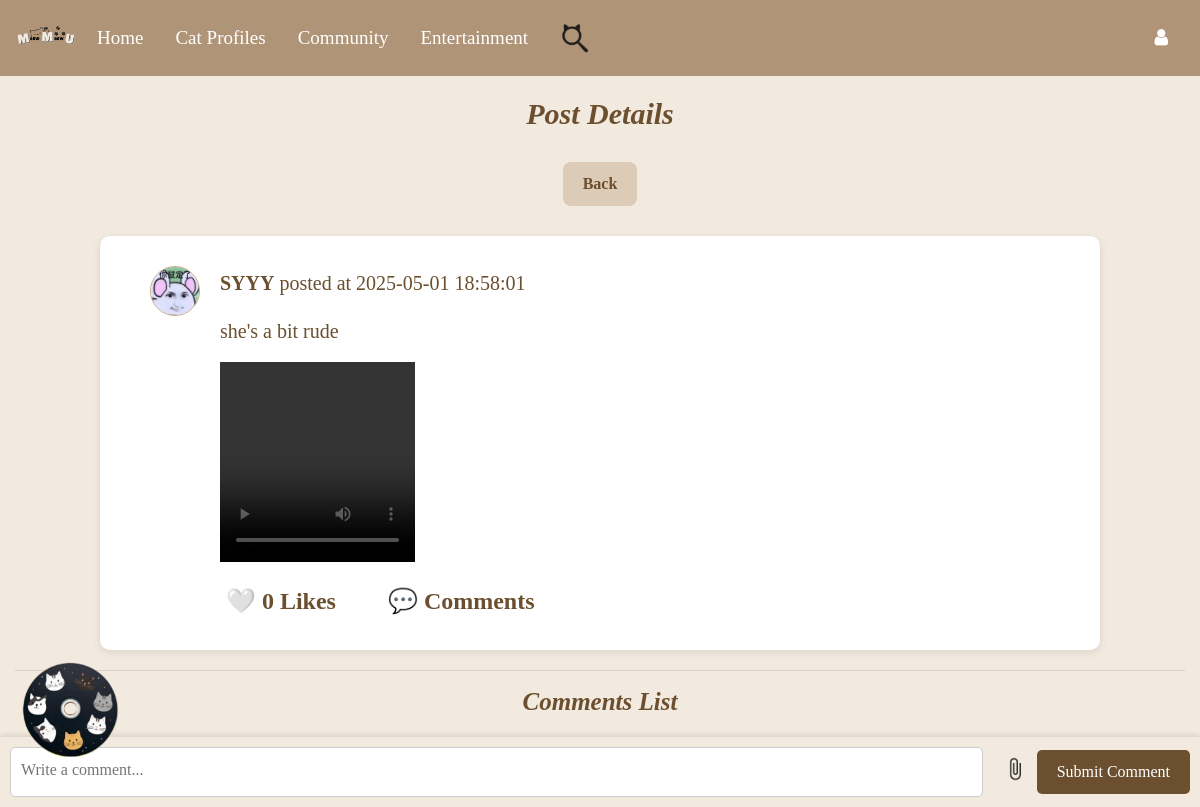
The app's page /view_post/1 (signed in), older data.
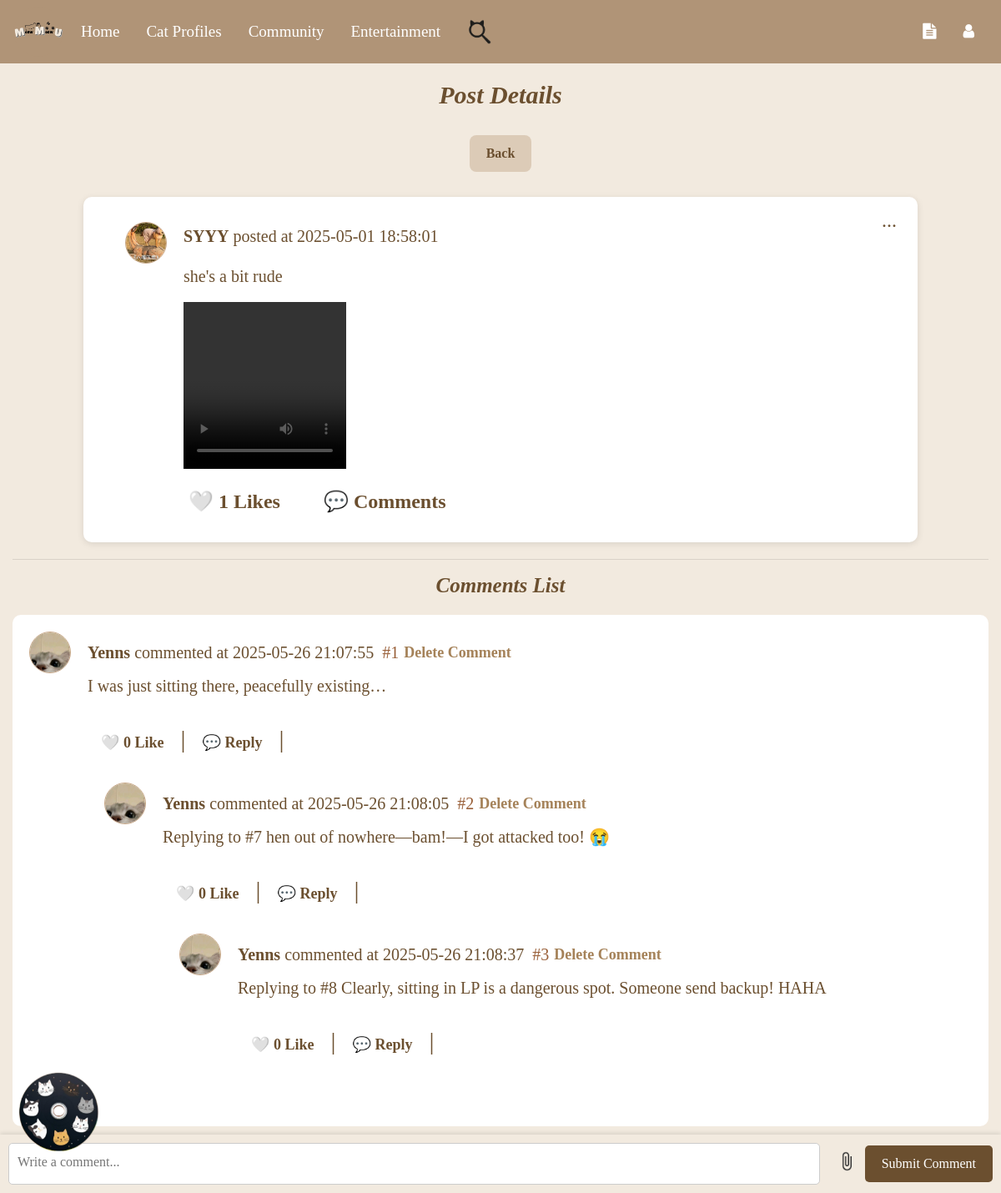
The same page, newer data.
### Website/models.py (models this page shows)
class User(db.Model, UserMixin):
    id = db.Column(db.Integer, primary_key=True)
    email = db.Column(db.String(150), unique=True, nullable=False)
    ps = db.Column(db.String(150), nullable=False)
    Name = db.Column(db.String(150), nullable=False)
    secret_answer = db.Column(db.String(150), nullable=False)
    notes = db.relationship("Note", backref="user", lazy=True, cascade="all, delete-orphan")
    stories = db.relationship("Story", backref="owner", lazy=True, cascade="all, delete-orphan")
    reports_made = db.relationship(
        "Report",
        back_populates="reporting_user",
        lazy=True,
        cascade="all, delete-orphan",
        foreign_keys="[Report.user_id]"
    )
    reports_received = db.relationship(
        "Report",
        back_populates="reported_user_profile",
        lazy=True,
        foreign_keys="[Report.user_profile_id]"
    )
    status = db.Column(db.String(100)) #user profile part
    birthday = db.Column(db.Date)
    mbti = db.Column(db.String(50))
    hobby = db.Column(db.String(100))
    bio = db.Column(db.Text)
    profile_picture = db.Column(db.String(255), default="default_profilepic.png")
    cover_photo = db.Column(db.String(255), default="default_cover.png")
    role = db.Column(db.String(50), default='user', nullable=False)
    level1_completed = db.Column(db.Boolean, default=False)
    privacy = db.Column(db.String(50), default="Public", nullable=False)

### tables this page shows
CREATE TABLE "post" (
	"post_id"	INTEGER,
	"user_id"	INTEGER,
	"content"	TEXT,
	"media_type"	TEXT,
	"media_url"	TEXT,
	"created_at"	TIMESTAMP DEFAULT CURRENT_TIMESTAMP,
	"updated_at"	TIMESTAMP DEFAULT CURRENT_TIMESTAMP,
	"cat_hashtag"	TEXT,
	PRIMARY KEY("post_id"),
	FOREIGN KEY("user_id") REFERENCES "user"("id") ON DELETE CASCADE
);

CREATE TABLE "comment" (
	"id"	INTEGER,
	"content"	TEXT NOT NULL,
	"media_url"	TEXT,
	"created_at"	datetime DEFAULT CURRENT_TIMESTAMP,
	"post_id"	INTEGER,
	"user_id"	INTEGER,
	"parent_id"	INTEGER,
	"floor"	INTEGER,
	PRIMARY KEY("id" AUTOINCREMENT),
	FOREIGN KEY("parent_id") REFERENCES "comment"("id") ON DELETE CASCADE,
	FOREIGN KEY("post_id") REFERENCES "post"("id") ON DELETE CASCADE,
	FOREIGN KEY("user_id") REFERENCES "user"("id") ON DELETE SET NULL
);

### Website/auth.py (the view)
@auth.route('/view_post/<int:post_id>')
def view_post(post_id):
    conn = get_db_connection()
    post = conn.execute('''
        SELECT
            post.*,
            user.name,
            user.profile_picture,
            (SELECT COUNT(*) FROM likes WHERE likes.post_id = post.post_id) AS like_count,
            CASE
                WHEN EXISTS (
                    SELECT 1 FROM likes
                    WHERE likes.post_id = post.post_id AND likes.user_id = ?
                ) THEN 1
                ELSE 0
            END AS liked_by_current_user
        FROM post
        JOIN user ON post.user_id = user.id
        WHERE post.post_id = ?
    ''', (
        current_user.id if current_user.is_authenticated else -1,
        post_id
    )).fetchone()
    comments = conn.execute('''
        SELECT
            comment.*,
            user.name AS name,
            user.profile_picture AS profile_picture,
            (SELECT COUNT(*) FROM comment_like WHERE comment_like.comment_id = comment.id) AS like_count,
            CASE
                WHEN EXISTS (
                    SELECT 1 FROM comment_like
                    WHERE comment_like.comment_id = comment.id AND comment_like.user_id = ?
                ) THEN 1
                ELSE 0
            END AS liked_by_current_user
        FROM comment
        JOIN user ON comment.user_id = user.id
        WHERE comment.post_id = ?
        ORDER BY comment.created_at DESC
    ''', (
        current_user.id if current_user.is_authenticated else -1,
        post_id
    )).fetchall()
    grouped_comments = {}
    for comment in comments:
        parent_id = comment['parent_id']
        if parent_id not in grouped_comments:
            grouped_comments[parent_id] = []
        grouped_comments[parent_id].append(comment)
    conn.close()
    return render_template("community_detail.html", post=post, comments=comments, grouped_comments=grouped_comments, user=current_user, post_id=post_id)

### Website/templates/community_detail.html (shortened to what this page needs)
{% extends 'base.html' %}
{% block content %}
<h1>Post Details</h1>
<button class="back-button" onclick="history.back();">
    Back
</button>
<div class="post">
    {% if user.is_authenticated %}
        <div class="menu-container" tabindex="0">
            <span class="dots">...</span>
        </div>
    {% endif %}
    <div class="post-info">
        <a href="{{ url_for('auth.view_user_profile', user_id=post['user_id']) }}">
            <img class="profile-picture" src="{{ url_for('static', filename='Userprofile/' + (post['profile_picture'] if post['profile_picture'] else 'default_profilepic.png')) }}" alt="Avatar">
        </a>
        <p><strong>{{ post['name'] }}</strong> posted at {{ post['created_at'] }}</p>
    </div>
    <div class="post-body">
        <p class="post-content">{{ post['content'] }}</p>
        <div class="media-grid">
            {% if post['media_url'] %}
                {% set media_list = post['media_url'].split(';') %}
                {% set total = media_list | length %}
                {% for media_url in media_list %}
                    {% set ext = media_url.rsplit('.', 1)[1].lower() %}
                    <div class="media-item">
                        {% if ext in ['jpg', 'jpeg', 'png', 'gif'] %}
                            <div class="media-container">
                                <input type="checkbox" id="post-media-img-{{ post['post_id'] }}-{{ loop.index }}">
                                <label for="post-media-img-{{ post['post_id'] }}-{{ loop.index }}">
                                    <img src="{{ url_for('static', filename=media_url) }}" alt="Image">
                                </label>
                            </div>
                        {% elif ext in ['mp4', 'mov', 'avi'] %}
                            <video controls>
                                <source src="{{ url_for('static', filename=media_url) }}" type="video/{{ ext }}">
                            </video>
                        {% endif %}
                    </div>
                {% endfor %}
            {% endif %}
        </div>
        <div class="post-actions">
            <form id="like-form-{{ post['post_id'] }}" action="{{ url_for('community.like_post' if not post['liked_by_current_user'] else 'community.unlike_post', post_id=post['post_id']) }}" method="post" class="inline-form">
                <button type="submit" class="post-action-button">
                    {% if post['liked_by_current_user'] %}
                        ❤️
                    {% else %}
                        🤍
                    {% endif %}
                    {{ post['like_count'] }} Likes
                </button>
            </form>
            <button class="post-action-button" id="comment-button" onclick="event.stopPropagation(); window.location.href='/post/{{ post.post_id }}#comments'">
            💬 {{ post['comment_count'] }} Comments
            </button>
        </div>
    </div>
</div>
<hr>
<h3 id="comments">Comments List</h3>
{% macro render_comments(comments, grouped_comments) %}
    {% for comment in comments %}
        <div class="comment">
            <div class="comment-info">
                <a href="{{ url_for('auth.view_user_profile', user_id=comment['user_id']) }}">
                    <img class="comment-profile-picture" src="{{ url_for('static', filename='Userprofile/' + (comment['profile_picture'] if comment['profile_picture'] else 'default_profilepic.png')) }}" alt="Avatar">
                </a>
                <p><strong>{{ comment['name'] }}</strong> commented at {{ comment['created_at'] }}</p>
                <span class="floor-number">
                    #{{ comment['floor'] }}
                </span>
                    {% if user.is_authenticated and user.role == 'admin' %}
                        <form action="{{ url_for('auth.delete_comment', id=comment['id']) }}" method="post" class="inline-form">
                            <button type="submit" class="admin-comment-action-button">
                                Delete Comment
                            </button>
                        </form>
                    {% endif %}
            </div>
            <div class="comment-content">
                <p>{{ comment['content'] }}</p>
                <div class="comment-actions">
                    <form id="like-form-{{ comment['id'] }}" action="{{ url_for('community.like_comment' if not comment['liked_by_current_user'] else 'community.unlike_comment', comment_id=comment['id']) }}" method="post" class="inline-form">
                        <button type="submit" class="comment-action-button">
                            {% if comment['liked_by_current_user'] %}
                                ❤️
                            {% else %}
                                🤍
                            {% endif %}
                            {{ comment['like_count'] }} Like
                        </button>
                    </form>
                    <span class="separator">|</span>
                    <button class="comment-action-button reply-button" data-comment-id="{{ comment['id'] }}">
                        💬 Reply
                    </button>
                    <span class="separator">|</span>
                </div>
                {% if comment['id'] in grouped_comments %}
                    <div class="replies">
                        {{ render_comments(grouped_comments[comment['id']], grouped_comments) }}
                    </div>
                {% endif %}
            </div>
        </div>
    {% endfor %}
{% endmacro %}
{{ render_comments(grouped_comments[None], grouped_comments) }}
<div class="comment-form-container">
    <form action="{{ url_for('community.add_comment', post_id=post['post_id']) }}" method="POST" enctype="multipart/form-data">
        <textarea id="comment-textarea" name="content" placeholder="Write a comment..."></textarea>
        <label for="comment-media" class="file-upload-label">
            <img src="{{ url_for('static', filename='paperclip.png') }}" alt="Attach File" class="paperclip-icon">
        </label>
        <button type="submit">Submit Comment</button>
    </form>
</div>
{% endblock %}

### Website/templates/base.html (shortened to what this page needs)
<!DOCTYPE html>
<html>
<head>
    <link rel="stylesheet" href="https://stackpath.bootstrapcdn.com/bootstrap/4.4.1/css/bootstrap.min.css"
 />
    <link rel="stylesheet" href="https://stackpath.bootstrapcdn.com/font-awesome/4.7.0/css/font-awesome.min.css"
 />
</head>
<body>
    <nav class="navbar navbar-expand-lg navbar-dark" style="background-color: rgb(176, 148, 119);">
        <div style="height: 60px; width: 60px; border-radius: 50%; background-color: rgb(176, 148, 119);;
            padding: 5px; margin-right: 5px; display: flex; overflow: hidden; align-items: center; justify-content: center;">
            <img src="{{ url_for('static', filename='Images/Logo.png') }}" alt="Logo" style="width: auto; height: 130%; object-fit: contain;">
        </div>
        <a class="nav-item nav-link" style="font-family: 'Times New Roman'; color: white; font-size: 19px;"
            href="/">Home</a>
        <div class="dropdown nav-item">
            <a class="nav-link" href="#" id="dropdownMenuLink" aria-haspopup="true" aria-expanded="false"
                style="font-family: 'Times New Roman'; color: white; font-size: 19px;">
                Cat Profiles
            </a>
        </div>
        <a class="nav-item nav-link" style="font-family: 'Times New Roman'; color: white; font-size: 19px;"
            href="{{ url_for('community.community_feature') }}">
            Community
        </a>
        <div class="dropdown nav-item">
            <a class="nav-link" href="#" id="dropdownMenuLink" aria-haspopup="true" aria-expanded="false"
                style="font-family: 'Times New Roman'; color: white; font-size: 19px;">
                Entertainment
            </a>
        </div>
        <a class="nav-item nav-link" href="{{ url_for('search.search_feature') }}"
            style="color: white; font-size: 19px;">
            <img src="{{ url_for('static', filename='Images/option2.png') }}" alt="Search"
                style="width: 30px; height: 30px;">
        </a>
        <div class="ml-auto d-flex align-items-center">
            {% if user.is_authenticated and user.role == 'admin' %}
            <a class="nav-link" href="{{ url_for('auth.view_report') }}" style="color: white; font-size: 19px;">
                <i class="fa fa-file-text" aria-hidden="true"></i>
            </a>
            {% endif %}
            <div class="dropdown">
                <a class="nav-link" href="#" aria-haspopup="true" aria-expanded="false"
                    style="color: white; font-size: 19px;">
                    <i class="fa fa-user" aria-hidden="true"></i>
                </a>
            </div>
        </div>
    </nav>
    <div id="cd-container">
        <img id="cd" src="{{ url_for('static', filename='cd_designs/CD_2.png') }}" alt="CD">
    </div>
    <div class="container-fluid">{% block content %}{% endblock %}</div>
</body>
</html>

Row changes from the older to the newer data that the page shows:
changed User "SYYY": profile_picture: a different picture
added comment: profile_picture (picture), name "Yenns", created_at "2025-05-26 21:07:55", floor "1", content "I was just sitting there, peacefully existing…", like_count "0", shown under "Comments List"
added comment: profile_picture (picture), name "Yenns", created_at "2025-05-26 21:08:05", floor "2", content "Replying to #7 hen out of nowhere—bam!—I got attacked too! 😭", like_count "0"
added comment: profile_picture (picture), name "Yenns", created_at "2025-05-26 21:08:37", floor "3", content "Replying to #8 Clearly, sitting in LP is a dangerous spot. Someone send backup! HAHA", like_count "0"
Text that changed along with them:
{{ post['like_count'] }}: "0" → "1"
